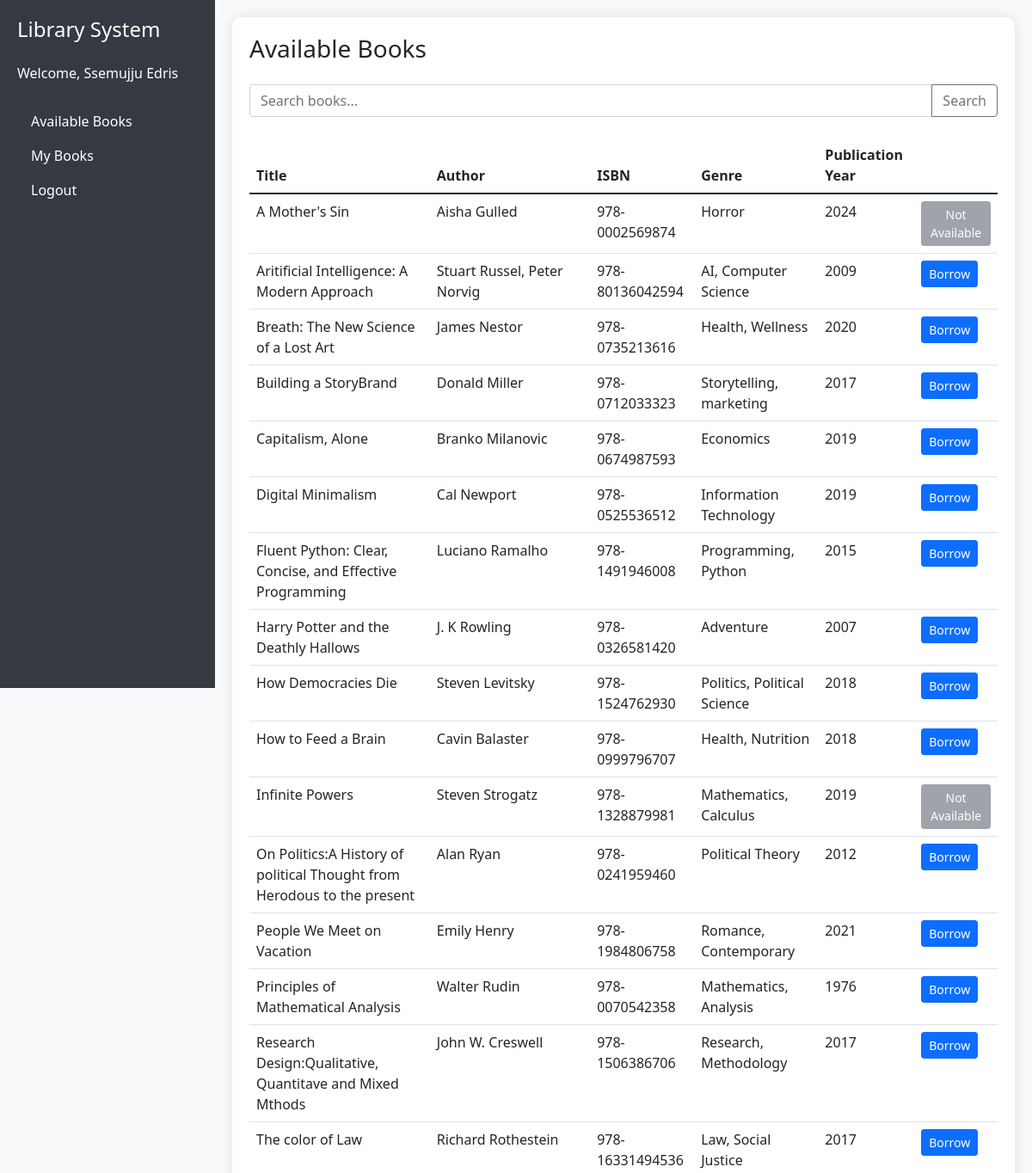
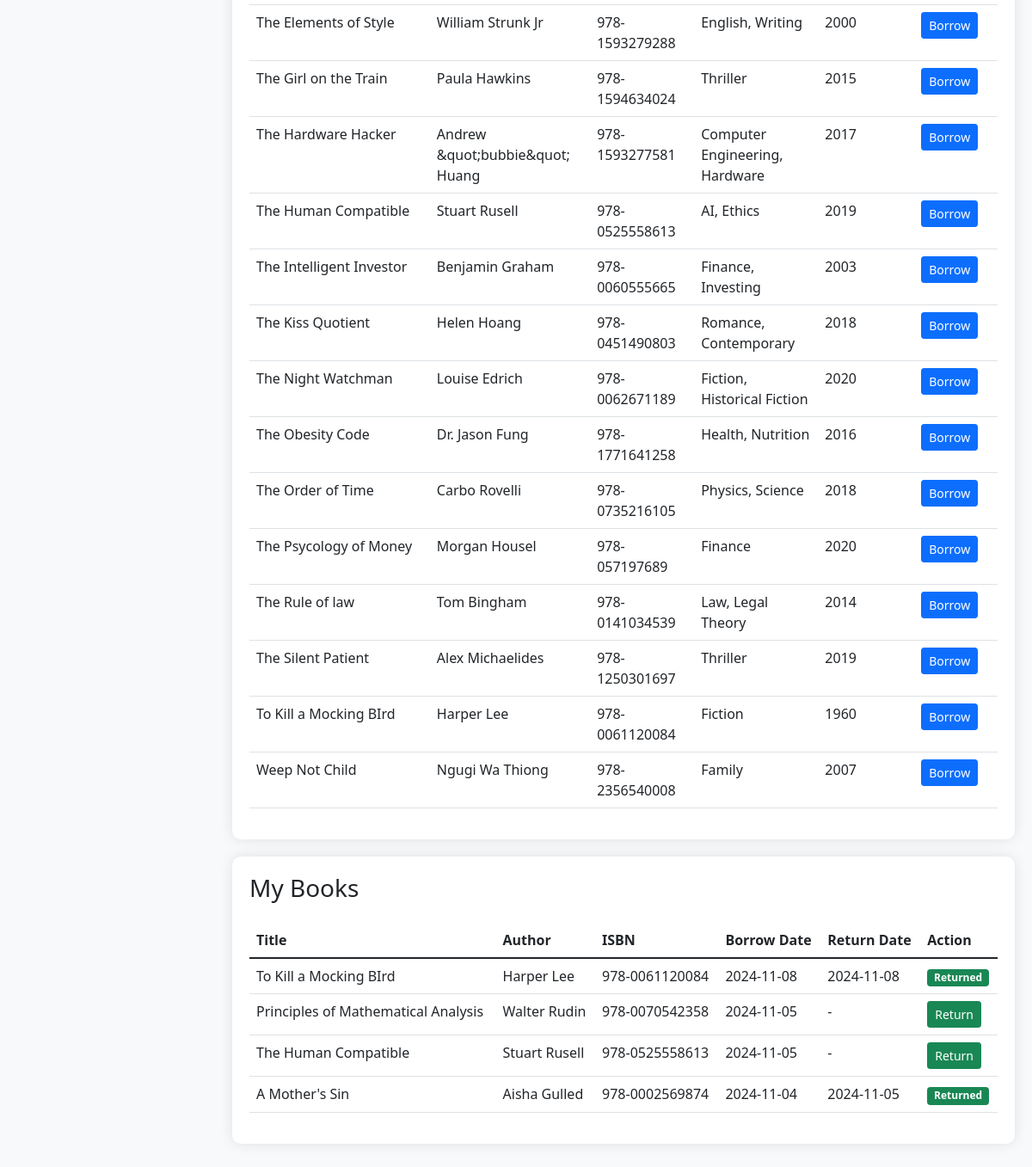
/student_dashboard.php (signed in), run on the app's committed database (2 pictures, top to bottom).
### tables this page shows
CREATE TABLE `books` (
  `book_id` varchar(50) NOT NULL,
  `title` varchar(255) NOT NULL,
  `author` varchar(100) NOT NULL,
  `genre` varchar(50) DEFAULT NULL,
  `isbn` varchar(50) DEFAULT NULL,
  `quantity` int(11) NOT NULL DEFAULT 0,
  `publication_year` int(11) DEFAULT NULL,
  `created_at` timestamp NULL DEFAULT current_timestamp()
);

CREATE TABLE `borrow_history` (
  `borrow_id` int(11) NOT NULL,
  `student_id` varchar(50) DEFAULT NULL,
  `book_id` varchar(50) DEFAULT NULL,
  `borrow_date` timestamp NULL DEFAULT current_timestamp(),
  `due_date` timestamp NULL DEFAULT NULL,
  `return_date` timestamp NULL DEFAULT NULL
);

### student_dashboard.php (the view, shortened to what this page needs)
<?php
require_once 'config.php';
$search = isset($_GET['search']) ? sanitize_input($_GET['search']) : '';
if (empty($search)) {
    $books_sql = "SELECT * FROM books ORDER BY title";
    $books_stmt = $conn->prepare($books_sql);
}
if (isset($books_stmt) && $books_stmt !== false) {
    $books_stmt->execute();
    $books_result = $books_stmt->get_result();
} else {
    $books_result = false;
}
$borrowed_sql = "SELECT bh.*, b.title, b.author, b.isbn
                 FROM borrow_history bh
                 JOIN books b ON bh.book_id = b.book_id
                 WHERE bh.student_id = ?
                 ORDER BY bh.borrow_date DESC";
$borrowed_stmt = $conn->prepare($borrowed_sql);
if ($borrowed_stmt === false) {
    $error_message = "Database error: " . $conn->error;
} else {
    $borrowed_stmt->bind_param("i", $_SESSION['student_id']);
    $borrowed_stmt->execute();
    $borrowed_result = $borrowed_stmt->get_result();
}
?>
<!DOCTYPE html>
<html lang="en">
<head>
    <link href="https://cdn.jsdelivr.net/npm/bootstrap@5.1.3/dist/css/bootstrap.min.css" rel="stylesheet">
</head>
<body class="bg-light">
    <div class="sidebar" style="width: 250px;">
        <h4 class="mb-4">Library System</h4>
        <div class="mb-4">
            <p>Welcome, <?php echo htmlspecialchars($_SESSION['name']); ?></p>
        </div>
        <ul class="nav flex-column">
            <li class="nav-item"><a class="nav-link text-white" href="#available">Available Books</a></li>
            <li class="nav-item"><a class="nav-link text-white" href="#borrowed">My Books</a></li>
            <li class="nav-item"><a class="nav-link text-white" href="index.php">Logout</a></li>
        </ul>
    </div>
    <div class="main-content">
        <div class="table-container" id="book_id">
            <h3 class="mb-4">Available Books</h3>
            <form class="mb-4">
                <div class="input-group">
                    <input type="text" name="search" class="form-control" placeholder="Search books..." value="<?php echo htmlspecialchars($search); ?>">
                    <button class="btn btn-outline-secondary" type="submit">Search</button>
                </div>
            </form>
            <div class="table-responsive">
                <?php if ($books_result): ?>
                <table class="table table-hover">
                    <thead>
                        <tr>
                            <th>Title</th>
                            <th>Author</th>
                            <th>ISBN</th>
                            <th>Genre</th>
                            <th>Publication Year</th>
                        </tr>
                    </thead>
                    <tbody>
                        <?php while($book = $books_result->fetch_assoc()): ?>
                        <tr>
                            <td><?php echo htmlspecialchars($book['title']); ?></td>
                            <td><?php echo htmlspecialchars($book['author']); ?></td>
                            <td><?php echo htmlspecialchars($book['isbn']); ?></td>
                            <td><?php echo htmlspecialchars($book['genre']); ?></td>
                            <td><?php echo htmlspecialchars($book['publication_year']); ?></td>
                            <td>
                                <?php if($book['quantity'] > 0): ?>
                                <form method="post" class="d-inline">
                                    <button type="submit" name="borrow_book" class="btn btn-sm btn-primary">Borrow</button>
                                </form>
                                <?php else: ?>
                                <button class="btn btn-sm btn-secondary" disabled>Not Available</button>
                                <?php endif; ?>
                            </td>
                        </tr>
                        <?php endwhile; ?>
                    </tbody>
                </table>
                <?php else: ?>
                <p class="text-center">Error loading books. Please try again later.</p>
                <?php endif; ?>
            </div>
        </div>
        <div class="table-container" id="borrowed">
            <h3 class="mb-4">My Books</h3>
            <div class="table-responsive">
                <?php if (isset($borrowed_result)): ?>
                <table class="table table-hover">
                    <thead>
                        <tr>
                            <th>Title</th>
                            <th>Author</th>
                            <th>ISBN</th>
                            <th>Borrow Date</th>
                            <th>Return Date</th>
                            <th>Action</th>
                        </tr>
                    </thead>
                    <tbody>
                        <?php while($borrowed = $borrowed_result->fetch_assoc()): ?>
                        <tr>
                            <td><?php echo htmlspecialchars($borrowed['title']); ?></td>
                            <td><?php echo htmlspecialchars($borrowed['author']); ?></td>
                            <td><?php echo htmlspecialchars($borrowed['isbn']); ?></td>
                            <td><?php echo date('Y-m-d', strtotime($borrowed['borrow_date'])); ?></td>
                            <td>
                                <?php echo $borrowed['return_date'] ? date('Y-m-d', strtotime($borrowed['return_date'])) : '-'; ?>
                            </td>
                            <td>
                                <?php if(!$borrowed['return_date']): ?>
                                <form method="post" class="d-inline">
                                    <button type="submit" name="return_book" class="btn btn-sm btn-success">Return</button>
                                </form>
                                <?php else: ?>
                                <span class="badge bg-success">Returned</span>
                                <?php endif; ?>
                            </td>
                        </tr>
                        <?php endwhile; ?>
                    </tbody>
                </table>
                <?php else: ?>
                <p class="text-center">Error loading borrowed books. Please try again later.</p>
                <?php endif; ?>
            </div>
        </div>
    </div>
</body>
</html>

### student_dashboard.php (style rules this page uses)
.sidebar { height: 100vh; position: fixed; top: 0; left: 0; padding: 20px; background-color: #343a40; color: white; }
.main-content { margin-left: 250px; padding: 20px; }
.table-container { background: white; padding: 20px; border-radius: 10px; box-shadow: 0 0 15px rgba(0,0,0,0.1); margin-bottom: 20px; }

### data on the page
books: title "A Mother's Sin", author "Aisha Gulled", isbn "978-0002569874", genre "Horror", publication_year "2024", quantity "Not Available"
books: title "Aritificial Intelligence: A Modern Approach", author "Stuart Russel, Peter Norvig", isbn "978-80136042594", genre "AI, Computer Science", publication_year "2009"
books: title "Breath: The New Science of a Lost Art", author "James Nestor", isbn "978-0735213616", genre "Health, Wellness", publication_year "2020"
books: title "Building a StoryBrand", author "Donald Miller", isbn "978-0712033323", genre "Storytelling, marketing", publication_year "2017"
books: title "Capitalism, Alone", author "Branko Milanovic", isbn "978-0674987593", genre "Economics", publication_year "2019"
books: title "Digital Minimalism", author "Cal Newport", isbn "978-0525536512", genre "Information Technology", publication_year "2019"
books: title "Fluent Python: Clear, Concise, and Effective Programming", author "Luciano Ramalho", isbn "978-1491946008", genre "Programming, Python", publication_year "2015"
books: title "Harry Potter and the Deathly Hallows", author "J. K Rowling", isbn "978-0326581420", genre "Adventure", publication_year "2007"
books: title "How Democracies Die", author "Steven Levitsky", isbn "978-1524762930", genre "Politics, Political Science", publication_year "2018"
books: title "How to Feed a Brain", author "Cavin Balaster", isbn "978-0999796707", genre "Health, Nutrition", publication_year "2018"
books: title "Infinite Powers", author "Steven Strogatz", isbn "978-1328879981", genre "Mathematics, Calculus", publication_year "2019", quantity "Not Available"
books: title "On Politics:A History of political Thought from Herodous to the present", author "Alan Ryan", isbn "978-0241959460", genre "Political Theory", publication_year "2012"
books: title "People We Meet on Vacation", author "Emily Henry", isbn "978-1984806758", genre "Romance, Contemporary", publication_year "2021"
books: title "Principles of Mathematical Analysis", author "Walter Rudin", isbn "978-0070542358", genre "Mathematics, Analysis", publication_year "1976"
books: title "Research Design:Qualitative, Quantitave and Mixed Mthods", author "John W. Creswell", isbn "978-1506386706", genre "Research, Methodology", publication_year "2017"
books: title "The color of Law", author "Richard Rothestein", isbn "978-16331494536", genre "Law, Social Justice", publication_year "2017"
books: title "The Elements of Style", author "William Strunk Jr", isbn "978-1593279288", genre "English, Writing", publication_year "2000"
books: title "The Girl on the Train", author "Paula Hawkins", isbn "978-1594634024", genre "Thriller", publication_year "2015"
books: title "The Hardware Hacker", author "Andrew &quot;bubbie&quot; Huang", isbn "978-1593277581", genre "Computer Engineering, Hardware", publication_year "2017"
books: title "The Human Compatible", author "Stuart Rusell", isbn "978-0525558613", genre "AI, Ethics", publication_year "2019"
books: title "The Intelligent Investor", author "Benjamin Graham", isbn "978-0060555665", genre "Finance, Investing", publication_year "2003"
books: title "The Kiss Quotient", author "Helen Hoang", isbn "978-0451490803", genre "Romance, Contemporary", publication_year "2018"
books: title "The Night Watchman", author "Louise Edrich", isbn "978-0062671189", genre "Fiction, Historical Fiction", publication_year "2020"
books: title "The Obesity Code", author "Dr. Jason Fung", isbn "978-1771641258", genre "Health, Nutrition", publication_year "2016"
books: title "The Order of Time", author "Carbo Rovelli", isbn "978-0735216105", genre "Physics, Science", publication_year "2018"
books: title "The Psycology of Money", author "Morgan Housel", isbn "978-057197689", genre "Finance", publication_year "2020"
books: title "The Rule of law", author "Tom Bingham", isbn "978-0141034539", genre "Law, Legal Theory", publication_year "2014"
books: title "The Silent Patient", author "Alex Michaelides", isbn "978-1250301697", genre "Thriller", publication_year "2019"
books: title "To Kill a Mocking BIrd", author "Harper Lee", isbn "978-0061120084", genre "Fiction", publication_year "1960"
books: title "Weep Not Child", author "Ngugi Wa Thiong", isbn "978-2356540008", genre "Family", publication_year "2007"
borrow_history: book.title "To Kill a Mocking BIrd", book.author "Harper Lee", book.isbn "978-0061120084", borrow_date "2024-11-08", return_date "2024-11-08", shows "Returned"
borrow_history: book.title "Principles of Mathematical Analysis", book.author "Walter Rudin", book.isbn "978-0070542358", borrow_date "2024-11-05"
borrow_history: book.title "The Human Compatible", book.author "Stuart Rusell", book.isbn "978-0525558613", borrow_date "2024-11-05"
borrow_history: book.title "A Mother's Sin", book.author "Aisha Gulled", book.isbn "978-0002569874", borrow_date "2024-11-04", return_date "2024-11-05", shows "Returned"

### other printed values
$_SESSION['name'] "Ssemujju Edris"
